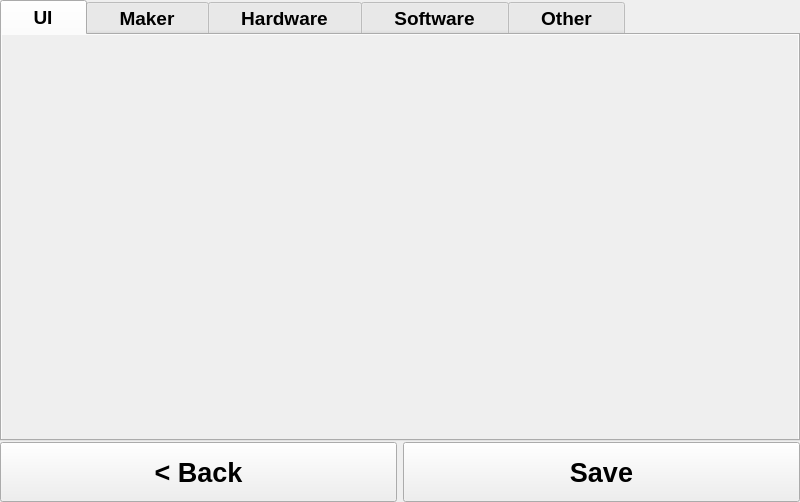
<?xml version="1.0" encoding="UTF-8"?>
<ui version="4.0">
 <class>ConfigWindow</class>
 <widget class="QMainWindow" name="ConfigWindow">
  <property name="geometry">
   <rect>
    <x>0</x>
    <y>0</y>
    <width>800</width>
    <height>502</height>
   </rect>
  </property>
  <property name="sizePolicy">
   <sizepolicy hsizetype="Fixed" vsizetype="Fixed">
    <horstretch>0</horstretch>
    <verstretch>0</verstretch>
   </sizepolicy>
  </property>
  <property name="minimumSize">
   <size>
    <width>800</width>
    <height>480</height>
   </size>
  </property>
  <property name="maximumSize">
   <size>
    <width>800</width>
    <height>700</height>
   </size>
  </property>
  <property name="cursor">
   <cursorShape>ArrowCursor</cursorShape>
  </property>
  <property name="windowTitle">
   <string>~~ Change Configuration ~~</string>
  </property>
  <property name="styleSheet">
   <string notr="true"/>
  </property>
  <widget class="QWidget" name="centralwidget">
   <layout class="QVBoxLayout" name="verticalLayout">
    <property name="spacing">
     <number>1</number>
    </property>
    <property name="leftMargin">
     <number>0</number>
    </property>
    <property name="topMargin">
     <number>0</number>
    </property>
    <property name="rightMargin">
     <number>0</number>
    </property>
    <property name="bottomMargin">
     <number>0</number>
    </property>
    <item>
     <widget class="QTabWidget" name="tabs_option">
      <property name="font">
       <font>
        <pointsize>14</pointsize>
        <weight>75</weight>
        <bold>true</bold>
       </font>
      </property>
      <property name="currentIndex">
       <number>0</number>
      </property>
      <property name="documentMode">
       <bool>false</bool>
      </property>
      <property name="cssClass" stdset="0">
       <string>tabs-padded</string>
      </property>
      <widget class="QWidget" name="tab_ui">
       <property name="cssClass" stdset="0">
        <string>tabs-padded</string>
       </property>
       <attribute name="title">
        <string>    UI    </string>
       </attribute>
       <layout class="QVBoxLayout" name="verticalLayout_3">
        <property name="leftMargin">
         <number>0</number>
        </property>
        <property name="topMargin">
         <number>0</number>
        </property>
        <property name="rightMargin">
         <number>0</number>
        </property>
        <property name="bottomMargin">
         <number>0</number>
        </property>
        <item>
         <widget class="QScrollArea" name="scrollArea_ui">
          <property name="frameShape">
           <enum>QFrame::NoFrame</enum>
          </property>
          <property name="frameShadow">
           <enum>QFrame::Plain</enum>
          </property>
          <property name="lineWidth">
           <number>1</number>
          </property>
          <property name="widgetResizable">
           <bool>true</bool>
          </property>
          <widget class="QWidget" name="scrollAreaWidgetContents">
           <property name="geometry">
            <rect>
             <x>0</x>
             <y>0</y>
             <width>794</width>
             <height>413</height>
            </rect>
           </property>
           <layout class="QVBoxLayout" name="verticalLayout_4">
            <property name="leftMargin">
             <number>0</number>
            </property>
            <property name="topMargin">
             <number>0</number>
            </property>
            <property name="rightMargin">
             <number>0</number>
            </property>
            <property name="bottomMargin">
             <number>0</number>
            </property>
            <item>
             <layout class="QVBoxLayout" name="vbox_ui">
              <property name="spacing">
               <number>6</number>
              </property>
              <property name="leftMargin">
               <number>9</number>
              </property>
              <property name="topMargin">
               <number>3</number>
              </property>
              <property name="rightMargin">
               <number>6</number>
              </property>
              <property name="bottomMargin">
               <number>15</number>
              </property>
             </layout>
            </item>
           </layout>
          </widget>
         </widget>
        </item>
       </layout>
      </widget>
      <widget class="QWidget" name="tab_maker">
       <property name="cssClass" stdset="0">
        <string>tabs-padded</string>
       </property>
       <attribute name="title">
        <string>    Maker    </string>
       </attribute>
       <layout class="QVBoxLayout" name="verticalLayout_6">
        <property name="leftMargin">
         <number>0</number>
        </property>
        <property name="topMargin">
         <number>0</number>
        </property>
        <property name="rightMargin">
         <number>0</number>
        </property>
        <property name="bottomMargin">
         <number>0</number>
        </property>
        <item>
         <widget class="QScrollArea" name="scrollArea_maker">
          <property name="frameShape">
           <enum>QFrame::NoFrame</enum>
          </property>
          <property name="frameShadow">
           <enum>QFrame::Plain</enum>
          </property>
          <property name="lineWidth">
           <number>1</number>
          </property>
          <property name="widgetResizable">
           <bool>true</bool>
          </property>
          <widget class="QWidget" name="scrollAreaWidgetContents_2">
           <property name="geometry">
            <rect>
             <x>0</x>
             <y>0</y>
             <width>794</width>
             <height>423</height>
            </rect>
           </property>
           <layout class="QVBoxLayout" name="verticalLayout_5">
            <property name="leftMargin">
             <number>0</number>
            </property>
            <property name="topMargin">
             <number>0</number>
            </property>
            <property name="rightMargin">
             <number>0</number>
            </property>
            <property name="bottomMargin">
             <number>0</number>
            </property>
            <item>
             <layout class="QVBoxLayout" name="vbox_maker">
              <property name="leftMargin">
               <number>9</number>
              </property>
              <property name="topMargin">
               <number>3</number>
              </property>
              <property name="rightMargin">
               <number>6</number>
              </property>
              <property name="bottomMargin">
               <number>15</number>
              </property>
             </layout>
            </item>
           </layout>
          </widget>
         </widget>
        </item>
       </layout>
      </widget>
      <widget class="QWidget" name="tab_hardware">
       <property name="cssClass" stdset="0">
        <string>tabs-padded</string>
       </property>
       <attribute name="title">
        <string>    Hardware    </string>
       </attribute>
       <layout class="QVBoxLayout" name="verticalLayout_8">
        <property name="leftMargin">
         <number>0</number>
        </property>
        <property name="topMargin">
         <number>0</number>
        </property>
        <property name="rightMargin">
         <number>0</number>
        </property>
        <property name="bottomMargin">
         <number>0</number>
        </property>
        <item>
         <widget class="QScrollArea" name="scrollArea_hardware">
          <property name="frameShape">
           <enum>QFrame::NoFrame</enum>
          </property>
          <property name="frameShadow">
           <enum>QFrame::Plain</enum>
          </property>
          <property name="lineWidth">
           <number>1</number>
          </property>
          <property name="widgetResizable">
           <bool>true</bool>
          </property>
          <widget class="QWidget" name="scrollAreaWidgetContents_3">
           <property name="geometry">
            <rect>
             <x>0</x>
             <y>0</y>
             <width>794</width>
             <height>423</height>
            </rect>
           </property>
           <layout class="QVBoxLayout" name="verticalLayout_7">
            <property name="leftMargin">
             <number>0</number>
            </property>
            <property name="topMargin">
             <number>0</number>
            </property>
            <property name="rightMargin">
             <number>0</number>
            </property>
            <property name="bottomMargin">
             <number>0</number>
            </property>
            <item>
             <layout class="QVBoxLayout" name="vbox_hardware">
              <property name="leftMargin">
               <number>9</number>
              </property>
              <property name="topMargin">
               <number>3</number>
              </property>
              <property name="rightMargin">
               <number>6</number>
              </property>
              <property name="bottomMargin">
               <number>15</number>
              </property>
             </layout>
            </item>
           </layout>
          </widget>
         </widget>
        </item>
       </layout>
      </widget>
      <widget class="QWidget" name="tab_software">
       <property name="cssClass" stdset="0">
        <string>tabs-padded</string>
       </property>
       <attribute name="title">
        <string>    Software    </string>
       </attribute>
       <layout class="QVBoxLayout" name="verticalLayout_10">
        <property name="leftMargin">
         <number>0</number>
        </property>
        <property name="topMargin">
         <number>0</number>
        </property>
        <property name="rightMargin">
         <number>0</number>
        </property>
        <property name="bottomMargin">
         <number>0</number>
        </property>
        <item>
         <widget class="QScrollArea" name="scrollArea_software">
          <property name="frameShape">
           <enum>QFrame::NoFrame</enum>
          </property>
          <property name="frameShadow">
           <enum>QFrame::Plain</enum>
          </property>
          <property name="lineWidth">
           <number>1</number>
          </property>
          <property name="widgetResizable">
           <bool>true</bool>
          </property>
          <widget class="QWidget" name="scrollAreaWidgetContents_4">
           <property name="geometry">
            <rect>
             <x>0</x>
             <y>0</y>
             <width>794</width>
             <height>423</height>
            </rect>
           </property>
           <layout class="QVBoxLayout" name="verticalLayout_9">
            <property name="leftMargin">
             <number>0</number>
            </property>
            <property name="topMargin">
             <number>0</number>
            </property>
            <property name="rightMargin">
             <number>0</number>
            </property>
            <property name="bottomMargin">
             <number>0</number>
            </property>
            <item>
             <layout class="QVBoxLayout" name="vbox_software">
              <property name="leftMargin">
               <number>9</number>
              </property>
              <property name="topMargin">
               <number>3</number>
              </property>
              <property name="rightMargin">
               <number>6</number>
              </property>
              <property name="bottomMargin">
               <number>15</number>
              </property>
             </layout>
            </item>
           </layout>
          </widget>
         </widget>
        </item>
       </layout>
      </widget>
      <widget class="QWidget" name="tab_other">
       <property name="cssClass" stdset="0">
        <string>tabs-padded</string>
       </property>
       <attribute name="title">
        <string>    Other    </string>
       </attribute>
       <layout class="QVBoxLayout" name="verticalLayout_12">
        <property name="leftMargin">
         <number>0</number>
        </property>
        <property name="topMargin">
         <number>0</number>
        </property>
        <property name="rightMargin">
         <number>0</number>
        </property>
        <property name="bottomMargin">
         <number>0</number>
        </property>
        <item>
         <widget class="QScrollArea" name="scrollArea_other">
          <property name="frameShape">
           <enum>QFrame::NoFrame</enum>
          </property>
          <property name="frameShadow">
           <enum>QFrame::Plain</enum>
          </property>
          <property name="lineWidth">
           <number>1</number>
          </property>
          <property name="widgetResizable">
           <bool>true</bool>
          </property>
          <widget class="QWidget" name="scrollAreaWidgetContents_5">
           <property name="geometry">
            <rect>
             <x>0</x>
             <y>0</y>
             <width>794</width>
             <height>423</height>
            </rect>
           </property>
           <layout class="QVBoxLayout" name="verticalLayout_11">
            <property name="leftMargin">
             <number>0</number>
            </property>
            <property name="topMargin">
             <number>0</number>
            </property>
            <property name="rightMargin">
             <number>0</number>
            </property>
            <property name="bottomMargin">
             <number>0</number>
            </property>
            <item>
             <layout class="QVBoxLayout" name="vbox_other" stretch="">
              <property name="leftMargin">
               <number>9</number>
              </property>
              <property name="topMargin">
               <number>3</number>
              </property>
              <property name="rightMargin">
               <number>6</number>
              </property>
              <property name="bottomMargin">
               <number>15</number>
              </property>
             </layout>
            </item>
           </layout>
          </widget>
         </widget>
        </item>
       </layout>
      </widget>
     </widget>
    </item>
    <item>
     <layout class="QHBoxLayout" name="horizontalLayout">
      <property name="spacing">
       <number>6</number>
      </property>
      <item>
       <widget class="QPushButton" name="button_back">
        <property name="minimumSize">
         <size>
          <width>0</width>
          <height>60</height>
         </size>
        </property>
        <property name="maximumSize">
         <size>
          <width>16777215</width>
          <height>80</height>
         </size>
        </property>
        <property name="font">
         <font>
          <pointsize>20</pointsize>
          <weight>75</weight>
          <bold>true</bold>
         </font>
        </property>
        <property name="text">
         <string>&lt; Back</string>
        </property>
        <property name="cssClass" stdset="0">
         <string/>
        </property>
       </widget>
      </item>
      <item>
       <widget class="QPushButton" name="button_save">
        <property name="minimumSize">
         <size>
          <width>0</width>
          <height>60</height>
         </size>
        </property>
        <property name="maximumSize">
         <size>
          <width>16777215</width>
          <height>80</height>
         </size>
        </property>
        <property name="font">
         <font>
          <pointsize>20</pointsize>
          <weight>75</weight>
          <bold>true</bold>
         </font>
        </property>
        <property name="text">
         <string>Save</string>
        </property>
        <property name="cssClass" stdset="0">
         <string>btn-inverted</string>
        </property>
       </widget>
      </item>
     </layout>
    </item>
   </layout>
   <zorder>tabs_option</zorder>
   <zorder>horizontalLayoutWidget</zorder>
  </widget>
 </widget>
 <resources/>
 <connections/>
</ui>
